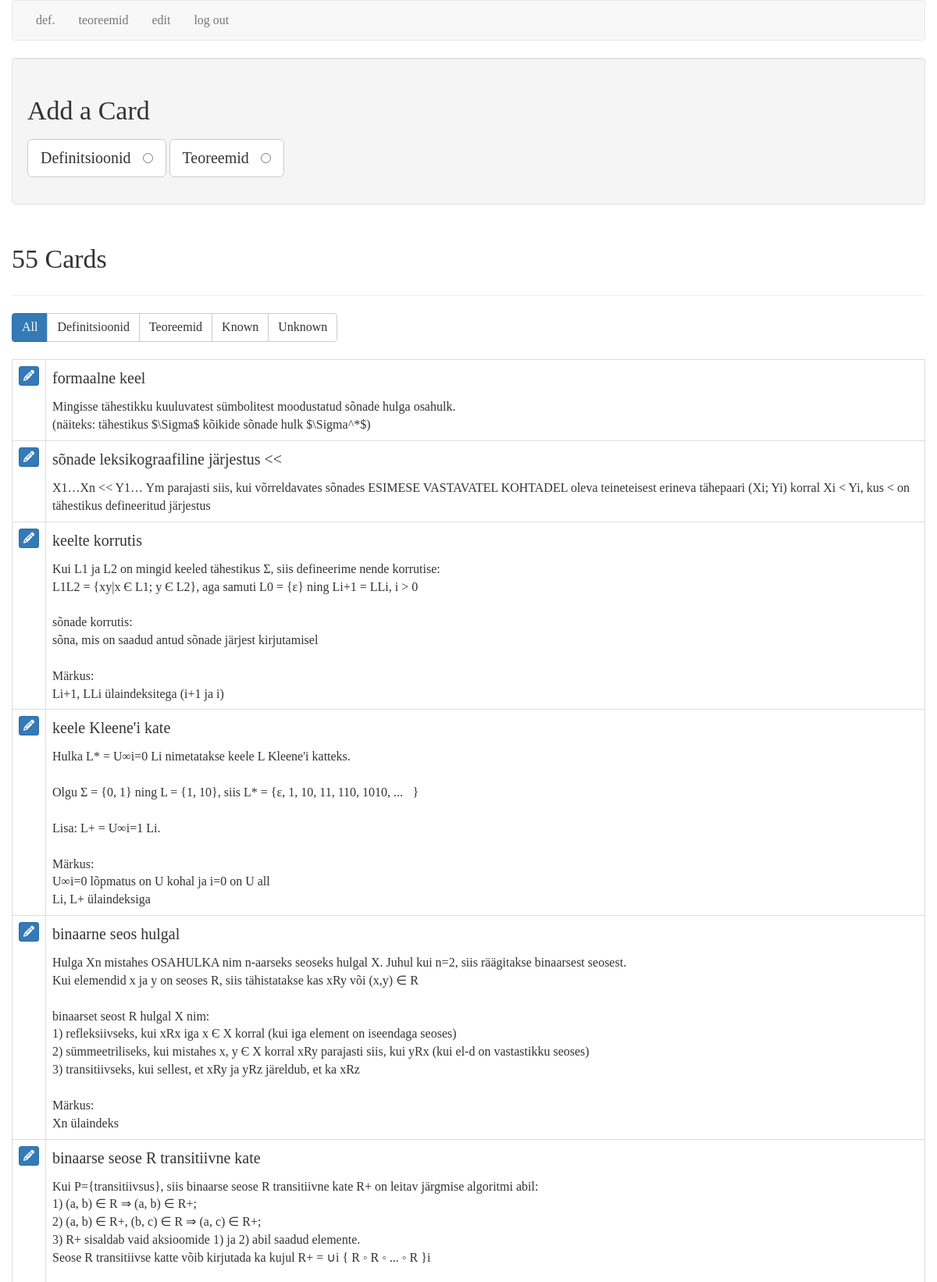
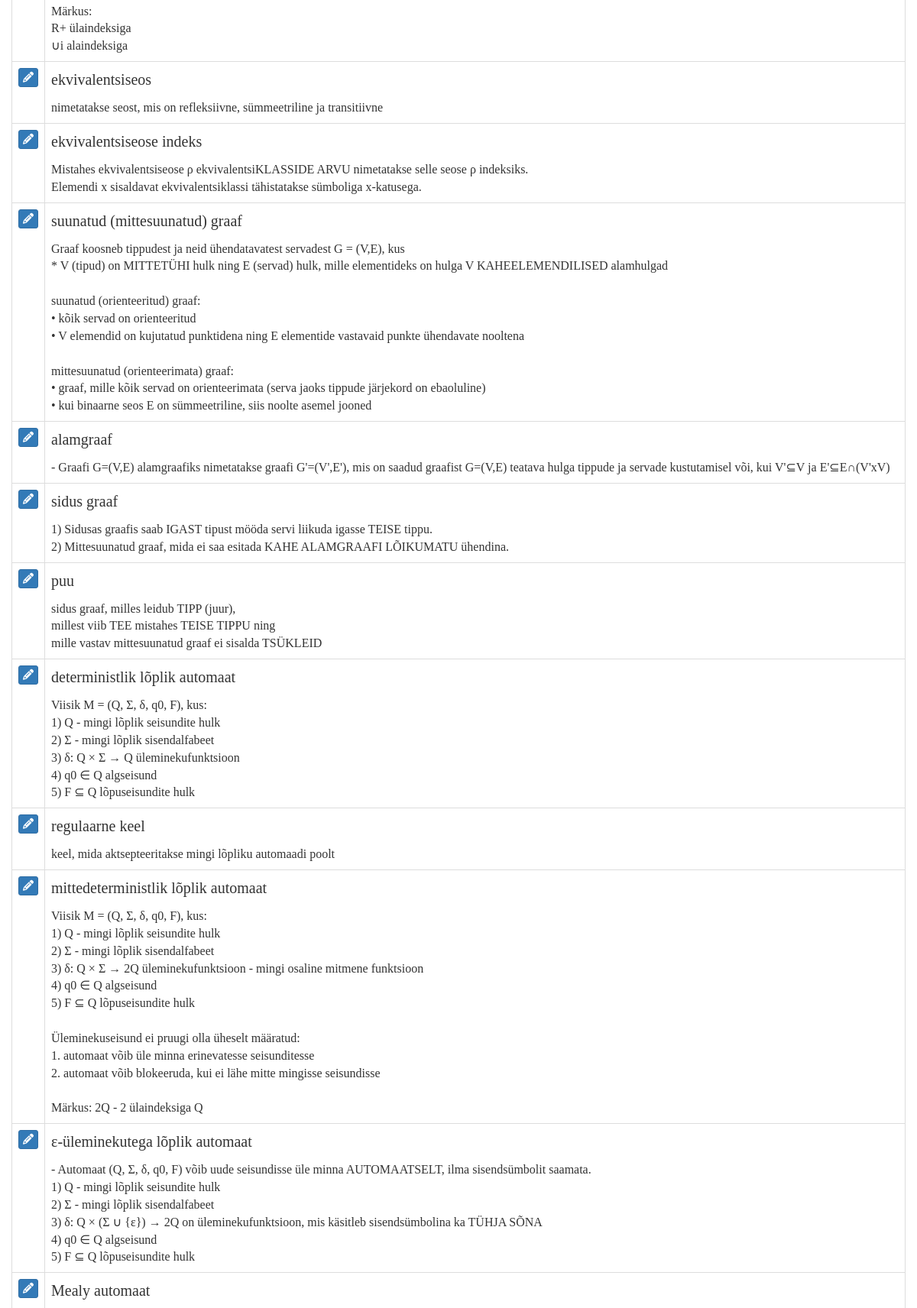
The app's page /cards (signed in, upper part) with its own data (2 pictures, top to bottom).
### tables this page shows
CREATE TABLE cards (
  id integer primary key autoincrement,
  type tinyint not null, /* 1 for vocab, 2 for code */
  front text not null,
  back text not null,
  known boolean default 0
);

### flash_cards.py (the view)
@app.route('/cards')
def cards():
    if not session.get('logged_in'):
        return redirect(url_for('login'))
    db = get_db()
    query = '''
        SELECT id, type, front, back, known
        FROM cards
        ORDER BY id ASC
    '''
    cur = db.execute(query)
    cards = cur.fetchall()
    return render_template('cards.html', cards=cards, filter_name="all")

### flash_cards.py (called while the page is built)
def connect_db():
    rv = sqlite3.connect(app.config['DATABASE'])
    rv.row_factory = sqlite3.Row
    return rv

def get_db():
    if not hasattr(g, 'sqlite_db'):
        g.sqlite_db = connect_db()
    return g.sqlite_db

### templates/cards.html (shortened to what this page needs)
{% extends "layout.html" %}
{% block body %}
    <div class="well editPanel">
        <h2>Add a Card</h2>
        <form action="{{ url_for('add_card') }}" method="post" class="cardForm">
            <div class="form-group">
                <label for="general" class="toggleButton btn btn-default btn-lg">Definitsioonid &nbsp;
                    <input type="radio" name="type" value="1" id="general"/>
                </label>
                <label for="code" class="toggleButton btn btn-default btn-lg">Teoreemid &nbsp;
                    <input type="radio" name="type" value="2" id="code"/>
                </label>
            </div>
        </form>
    </div>
    <div class="page-header">
        <h2>{{ cards|length }} Card{{ '' if (cards|length == 1) else 's' }}</h2>
    </div>
    <div class="btn-group btn-group-md" role="group" aria-label="filters">
        <a href="{{ url_for('filter_cards', filter_name="all") }}"
           class="btn btn-{{ "primary" if filter_name == "all" else "default" }}">All</a>
        <a href="{{ url_for('filter_cards', filter_name="general") }}"
           class="btn btn-{{ "primary" if filter_name == "general" else "default" }}">Definitsioonid</a>
        <a href="{{ url_for('filter_cards', filter_name="code") }}"
           class="btn btn-{{ "primary" if filter_name == "code" else "default" }}">Teoreemid</a>
        <a href="{{ url_for('filter_cards', filter_name="known") }}"
           class="btn btn-{{ "primary" if filter_name == "known" else "default" }}">Known</a>
        <a href="{{ url_for('filter_cards', filter_name="unknown") }}"
           class="btn btn-{{ "primary" if filter_name == "unknown" else "default" }}">Unknown</a>
    </div>
    <br/>
    <br/>
    <table class="table table-bordered">
        {% for card in cards %}
            <tr>
                <td>
                    <a href="{{ url_for('edit', card_id=card.id) }}" class="btn btn-xs btn-primary"><i
                            class="fa fa-pencil" aria-hidden="true"></i></a>
                </td>
                <td class="cardContent">
                    <h4>
                        {% if card.type == 1 %}
                            {{ card.front }}
                        {% else %}
                            Teoreem:&nbsp;{{ card.front }}
                        {% endif %}
                    </h4>
                    {{ card.back|replace("\n", "<br />")|safe }}
                </td>
            </tr>
        {% else %}
            <tr>
                <td>
                    <em>No cards to show.</em>
                </td>
            </tr>
        {% endfor %}
    </table>
{% endblock %}

### static/style.css (style rules this page uses)
body { font-family: Georgia, "Times New Roman", Times, serif; }
.cardContent h4 { margin-top: 0; }

### records on screen
cards: front "formaalne keel", back "Mingisse tähestikku kuuluvatest sümbolitest moodustatud sõnade hulga osahulk. (näiteks: tähestikus $\\Sigma$ kõikide sõnade hulk $\\Sigma^*$)"
cards: front "sõnade leksikograafiline järjestus <<", back "X1…Xn << Y1… Ym parajasti siis, kui võrreldavates sõnades ESIMESE VASTAVATEL KOHTADEL oleva teineteisest erineva tähepaari (Xi; Yi) korral Xi < Yi, kus < on tähestikus defineeritud järjestus"
cards: front "keelte korrutis", back "Kui L1 ja L2 on mingid keeled tähestikus Ʃ, siis defineerime nende korrutise: L1L2 = {xy|x Є L1; y Є L2}, aga samuti L0 = {ɛ} ning Li+1 = LLi, i > 0 sõnade korrutis: sõna, mis on saadud antud sõnade järjest kirjutamisel Märkus: Li+1, LLi ülaindeksitega (i+1 ja i)"
cards: front "keele Kleene'i kate", back "Hulka L* = U∞i=0 Li nimetatakse keele L Kleene'i katteks. Olgu Σ = {0, 1} ning L = {1, 10}, siis L* = {ɛ, 1, 10, 11, 110, 1010, ...\u000f} Lisa: L+ = U∞i=1 Li. Märkus: U∞i=0 lõpmatus on U kohal ja i=0 on U all Li, L+ ülaindeksiga"
cards: front "binaarne seos hulgal", back "Hulga Xn mistahes OSAHULKA nim n-aarseks seoseks hulgal X. Juhul kui n=2, siis räägitakse binaarsest seosest. Kui elemendid x ja y on seoses R, siis tähistatakse kas xRy või (x,y) ∈ R binaarset seost R hulgal X nim: 1) refleksiivseks, kui xRx iga x Є X korral (kui iga element on iseendaga seoses) 2) sümmeetriliseks, kui mistahes x, y Є X korral xRy parajasti siis, kui yRx (kui el-d on vastastikku seoses) 3) transitiivseks, kui sellest, et xRy ja yRz järeldub, et ka xRz Märkus: Xn ülaindeks"
cards: front "binaarse seose R transitiivne kate", back "Kui P={transitiivsus}, siis binaarse seose R transitiivne kate R+ on leitav järgmise algoritmi abil: 1) (a, b) ∈ R ⇒ (a, b) ∈ R+; 2) (a, b) ∈ R+, (b, c) ∈ R ⇒ (a, c) ∈ R+; 3) R+ sisaldab vaid aksioomide 1) ja 2) abil saadud elemente. Seose R transitiivse katte võib kirjutada ka kujul R+ = ∪i { R ◦ R ◦ ... ◦ R }i Märkus: R+ ülaindeksiga ∪i alaindeksiga"
cards: front "ekvivalentsiseos", back "nimetatakse seost, mis on refleksiivne, sümmeetriline ja transitiivne"
cards: front "ekvivalentsiseose indeks", back "Mistahes ekvivalentsiseose ρ ekvivalentsiKLASSIDE ARVU nimetatakse selle seose ρ indeksiks. Elemendi x sisaldavat ekvivalentsiklassi tähistatakse sümboliga x-katusega."
cards: front "suunatud (mittesuunatud) graaf", back "Graaf koosneb tippudest ja neid ühendatavatest servadest G = (V,E), kus * V (tipud) on MITTETÜHI hulk ning E (servad) hulk, mille elementideks on hulga V KAHEELEMENDILISED alamhulgad suunatud (orienteeritud) graaf: • kõik servad on orienteeritud • V elemendid on kujutatud punktidena ning E elementide vastavaid punkte ühendavate nooltena mittesuunatud (orienteerimata) graaf: • graaf, mille kõik servad on orienteerimata (serva jaoks tippude järjekord on ebaoluline) • kui binaarne seos E on sümmeetriline, siis noolte asemel jooned"
cards: front "alamgraaf", back "- Graafi G=(V,E) alamgraafiks nimetatakse graafi G'=(V',E'), mis on saadud graafist G=(V,E) teatava hulga tippude ja servade kustutamisel või, kui V'⊆V ja E'⊆E∩(V'xV)"
cards: front "sidus graaf", back "1) Sidusas graafis saab IGAST tipust mööda servi liikuda igasse TEISE tippu. 2) Mittesuunatud graaf, mida ei saa esitada KAHE ALAMGRAAFI LÕIKUMATU ühendina."
cards: front "puu", back "sidus graaf, milles leidub TIPP (juur), millest viib TEE mistahes TEISE TIPPU ning mille vastav mittesuunatud graaf ei sisalda TSÜKLEID"
cards: front "deterministlik lõplik automaat", back "Viisik M = (Q, Σ, δ, q0, F), kus: 1) Q - mingi lõplik seisundite hulk 2) Σ - mingi lõplik sisendalfabeet 3) δ: Q × Σ → Q üleminekufunktsioon 4) q0 ∈ Q algseisund 5) F ⊆ Q lõpuseisundite hulk"
cards: front "regulaarne keel", back "keel, mida aktsepteeritakse mingi lõpliku automaadi poolt"
cards: front "mittedeterministlik lõplik automaat", back "Viisik M = (Q, Σ, δ, q0, F), kus: 1) Q - mingi lõplik seisundite hulk 2) Σ - mingi lõplik sisendalfabeet 3) δ: Q × Σ → 2Q üleminekufunktsioon - mingi osaline mitmene funktsioon 4) q0 ∈ Q algseisund 5) F ⊆ Q lõpuseisundite hulk Üleminekuseisund ei pruugi olla üheselt määratud: 1. automaat võib üle minna erinevatesse seisunditesse 2. automaat võib blokeeruda, kui ei lähe mitte mingisse seisundisse Märkus: 2Q - 2 ülaindeksiga Q"
cards: front "ɛ-üleminekutega lõplik automaat", back "- Automaat (Q, Σ, δ, q0, F) võib uude seisundisse üle minna AUTOMAATSELT, ilma sisendsümbolit saamata. 1) Q - mingi lõplik seisundite hulk 2) Σ - mingi lõplik sisendalfabeet 3) δ: Q × (Σ ∪ {ε}) → 2Q on üleminekufunktsioon, mis käsitleb sisendsümbolina ka TÜHJA SÕNA 4) q0 ∈ Q algseisund 5) F ⊆ Q lõpuseisundite hulk"
cards: front "Mealy automaat"

### other values on screen
{{ cards|length }} "55"
{{ '' if (cards|length == 1) else 's' }} "s"
